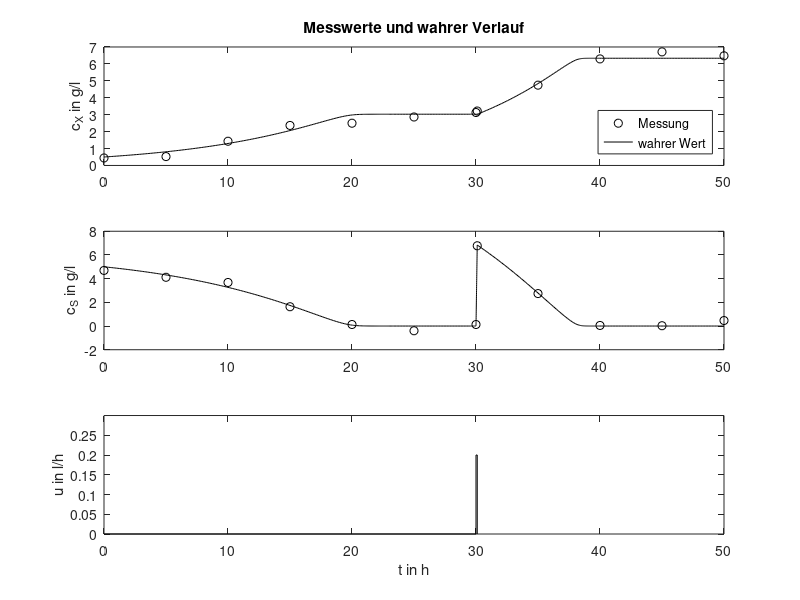

Reproduce this figure in MATLAB. (Note: this script raises an error after producing the figure.)
%% spi_2_ueb3_LSG - Modelldiskriminierung mittels Akaike Kriterium
% Modelldiskriminierung für die Modellkandidaten 1, 2, 3

close all
clear all
clc

warning('off','optim:fmincon:SwitchingToMediumScale');
warning('off','MATLAB:ode15s:IntegrationTolNotMet');

%% 0) Pulsexperiment erzeugen aus Simulationsdateien

% Laden der Messdaten des Pulsexperiments
% Struct MESS besteht aus den Feldern
% -- t:	Messzeitpunkte
% -- x0: Anfangsbedingungen (Reihenfolge der Zeilen: m_X, m_S, V)
% -- x: Werte der Zustände zu den Messzeitpunkten
% -- x_sim: Zustand über kompletten Horizont (Reihenfolge: t_sim, m_X, m_S, V)
% -- u: Stellgröße (Reihenfolge: t_u, u, c_Sin)
% -- y: Messungen zu den Messzeitpunkten

load Messung_Biomodell

figure
subplot(3,1,1)
plot(MESS.t,MESS.y(1,:),'ko',MESS.x_sim(1,:),MESS.x_sim(2,:)./MESS.x_sim(4,:),'k')
title('Messwerte und wahrer Verlauf')
ylabel('c_X in g/l')
legend('Messung','wahrer Wert','Location','SouthEast')

subplot(3,1,2)
plot(MESS.t,MESS.y(2,:),'ko',MESS.x_sim(1,:),MESS.x_sim(3,:)./MESS.x_sim(4,:),'k')
ylabel('c_S in g/l')

subplot(3,1,3)
stairs(MESS.u(1,:),MESS.u(2,:),'k')
set(gca,'XLim',[0 50],'YLim',[0 0.3])
xlabel('t in h')
ylabel('u in l/h')

%drawnow;

%% Parameteridentifikation und AIC Berechnung

% Berechnung Akaike in einer Schleife
for iM = 1:3
    Modell = iM;
    
    if iM == 1       
        pLB = [1e-3;1e-3;1e-2];
%         pUB = [0.5;0.5;1]; 
        pUB = [0.2;0.05;0.4];
    elseif iM == 2
        pLB = [1e-3;1e-3;1e-1;1e-3];
%         pUB = [0.5;0.5;1;10];
        pUB = [0.2;0.1;0.4;0.01];
    elseif iM == 3   
        pLB = [1e-3;1e-3;1e-1;1e-3;1e-3];
%         pUB = [0.5;0.5;1;10;10];         
        pUB = [0.2;0.1;0.4;0.01;5]; 
    end
    
    %% Aufgabe: 1c
    p0 = pLB+rand*(pUB-pLB); % zufälliger Parameterwert zwischen obere und untere Schranke
    pOpt = fmincon(@guete_pi_MLE,p0,[],[],[],[],pLB,pUB,[],[],MESS,Modell);
       
    % AIC durch Aufruf der Funktion
    [I,C,AIC_c(iM)] = aic_ueb3(pOpt,MESS,Modell);
    
    % Speicherung der optimierten Parameter in einer Cell-Struct
    p_Opt(iM).p = pOpt;
end

AIC_min = min(AIC_c)
% AIC_min = find(AIC == min(AIC))


%% Aufgabe 2a: Berechnung der Gewichtung

aic_distance(1) = AIC_c(1) - AIC_min;
aic_distance(2) = AIC_c(2) - AIC_min;
aic_distance(3) = AIC_c(3) - AIC_min;

aic_sum = exp( (-1)* aic_distance(1) /2) + exp( (-1)* aic_distance(2) / 2) + exp( (-1)* aic_distance(3) / 2);

w_aic(1) = exp( (-1) *aic_distance(1) /2 )  / aic_sum;
w_aic(2) = exp( (-1) *aic_distance(2) /2 )  / aic_sum;
w_aic(3) = exp( (-1) *aic_distance(3) /2 )  / aic_sum;

%% Anwendung auf MMTP

% Vorbereitung der Prozessoptimierung (Trajektorienplanung: TP)
% Bei einer TP mit unterschiedlichen Modellen (Multi-Modell) bezeichnet man
% die TP als MMTP (Multimodell-Trajektorienplanung)
% Zusammenbau eines Structs als Übergabeelement der TP
% Felder:
% -- t: Messzeitpunkte
TP.t = 0:5:50;
% -- x0: Anfangsbedingungen
TP.x0 = MESS.x0;
TP.x0(2) = TP.x0(2) / 5;
% -- u: Stellgrößen, Aufbau wie in MESS
tu = 0:0.5:50;
u0 = 0.02 * ones(size(tu));
TP.u = [tu; u0; 100 * ones(size(tu))];

% -- CONS: Struct für Beschränkungen mit den Feldern
% ---- umin/umax: der Stellgrößen
TP.CONS.umin = 0 * ones(size(tu));
TP.CONS.umax = 0.04 * ones(size(tu));

% ---- xmin/xmax: der Zustände
TP.CONS.xmin = [0;0;2];
TP.CONS.xmax = [35;25;4];

% ---- ymin/ymax: der Messgrößen
TP.CONS.ymin = [-Inf;-Inf];
TP.CONS.ymax = [Inf;Inf];


% -- p: Parameterwerte
TP.p = p_Opt;

optTP = MMTP(TP,w_aic)

% Plotten der Optimierungsergebnisse (Trajektorienplanung)
figure
stairs(optTP,'k')
set(gca,'XLim',[0 50],'YLim',[0 0.05])
xlabel('t in h')
ylabel('u in l/h')
